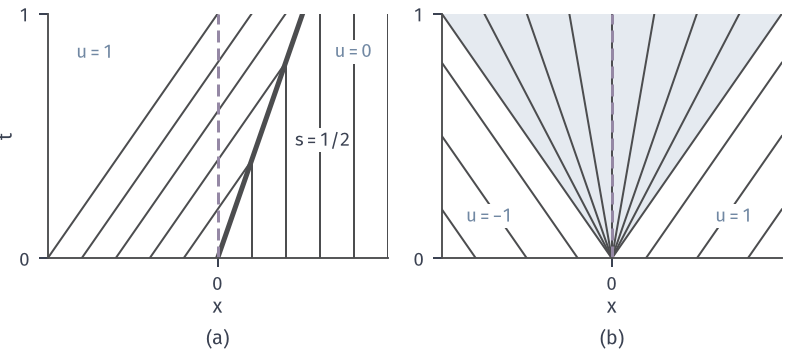

Reproduce this figure in Python.
from pathlib import Path
import sys
HERE = Path(__file__).resolve().parent
sys.path.insert(0, str(HERE.parent/"pdenum-common"))
from pdenum_fig import *
# Characteristic pictures of Burgers Riemann problems; the interface x=0 is where the flux is read.
fig, axes = figure(width_mm=112, height_mm=50, ncols=2)
panel(fig, left=.06, wspace=.16, bottom=.27)
ax = axes[0]
for x0 in np.arange(-1, 0.01, .2):
    t = -x0/(1-.5) if x0 < 0 else 0; ax.plot([x0, x0+t], [0, t], color=STROKE, lw=.8)
for x0 in np.arange(.2, 1.01, .2):
    t = x0/.5; ax.plot([x0, x0], [0, min(t, 1)], color=STROKE, lw=.8)
ax.plot([0, .5], [0, 1], color=STROKE, lw=2)
ax.set_xlim(-1, 1); ax.set_ylim(0, 1); lab(ax, -.72, .82, '$u=1$', BLUE, ha='center', bbox=dict(fc='white', ec='none', pad=1)); lab(ax, .8, .82, '$u=0$', BLUE, ha='center', bbox=dict(fc='white', ec='none', pad=1)); lab(ax, .62, .46, '$s=1/2$', INK, ha='center', bbox=dict(fc='white', ec='none', pad=1))
ax = axes[1]
ax.fill([0, -1, 1], [0, 1, 1], color=BLUE_FILL, lw=0)
for s in np.linspace(-1, 1, 9): ax.plot([0, s], [0, 1], color=STROKE, lw=.8)
for x0 in (-.8, -.5, -.2): ax.plot([x0, x0-(1+x0) if 0 else -1], [0, (-1-x0)/(-1)], color=STROKE, lw=.8)
for x0 in (.2, .5, .8): ax.plot([x0, 1], [0, 1-x0], color=STROKE, lw=.8)
ax.set_xlim(-1, 1); ax.set_ylim(0, 1); lab(ax, -.72, .15, '$u=-1$', BLUE, ha='center', bbox=dict(fc='white', ec='none', pad=1)); lab(ax, .72, .15, '$u=1$', BLUE, ha='center', bbox=dict(fc='white', ec='none', pad=1))
for ax in axes:
    ax.axvline(0, color=PURPLE, lw=1.2, ls=DASH); ax.set_xticks([0]); ax.set_xticklabels(['$0$']); ax.set_yticks([0, 1]); ax.set_xlabel('$x$', labelpad=1)
axes[0].set_ylabel('$t$', labelpad=1); tags(fig, axes)
save(fig, HERE, 'figure', {'shock_speed': .5, 'god_flux': [godunov(1, 0), godunov(-1, 1)]})
